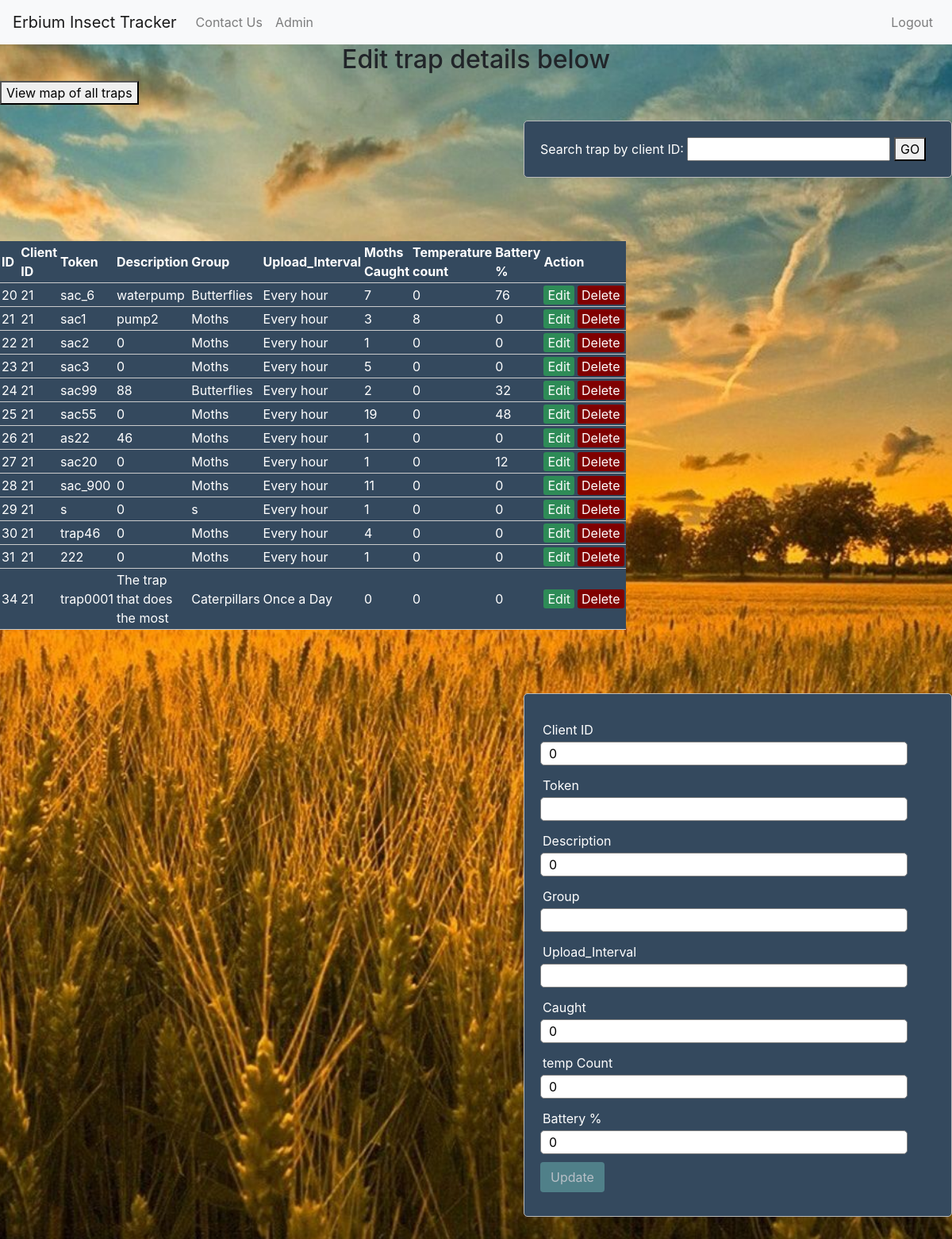
/viewTraps.php, run on the app's committed database.
### tables this page shows
CREATE TABLE IF NOT EXISTS `device` (
  `device_id` int(10) UNSIGNED NOT NULL AUTO_INCREMENT,
  `client_id` int(10) UNSIGNED DEFAULT NULL,
  `token` varchar(45) NOT NULL,
  `description` varchar(45) DEFAULT NULL,
  `trap_group` varchar(45) DEFAULT NULL,
  `Upload_Interval` varchar(45) NOT NULL DEFAULT 'Every Hour',
  `Sensing_Interval` varchar(20) NOT NULL DEFAULT 'Every Hour',
  `caught` int(11) NOT NULL DEFAULT '0',
  `tempCount` int(11) NOT NULL DEFAULT '0',
  `Battery_Percent` int(11) NOT NULL DEFAULT '0',
  `latitude` varchar(40) DEFAULT NULL,
  `longitude` varchar(40) DEFAULT NULL,
  `signal_strength` varchar(12) NOT NULL DEFAULT 'Unavailable',
  `last_updated` varchar(20) NOT NULL DEFAULT 'Unavailable',
  `data_available` varchar(20) NOT NULL DEFAULT 'Unavailable',
  PRIMARY KEY (`device_id`),
  KEY `client_id` (`client_id`)
);

### viewTrapsServer.php (called while the page is built, shortened)
<?php
	$client_id = 0;
	$token = "";
	$description = 0;
	$Upload_Interval = "";
	$caught = 0;
	$tempCount = 0;
	$Battery_Percent = 0;
	$update = false;
?>

### viewTraps.php (the view, shortened to what this page needs)
<?php
include('viewTrapsServer.php');
?>
<!DOCTYPE html>
<html>
<head>
    <link rel="stylesheet" type="text/css" href="style.css">
    <link rel="stylesheet" href="bootstrap-4.0.0-dist/css/bootstrap.min.css">
    <link rel="stylesheet" href="bootstrap-4.0.0-dist/css/bootstrap.min.css">
</head>
<body>
<nav class="navbar navbar-expand-lg navbar-light bg-light">
    <a class="navbar-brand" href="main.html">Erbium Insect Tracker</a>
    <div class="collapse navbar-collapse" id="navbarNav">
        <ul class="navbar-nav">
            <li class="nav-item">
                <a class="nav-link" href="contactus.html">Contact Us</a>
            </li>
            <li class="nav-item">
                <a class="nav-link" href="adminOptions.html">Admin</a>
            </li>
        </ul>
        <ul class="navbar-nav ml-auto">
            <li class="nav-item">
                <a class="nav-link" href="logout.php" id="Out">Logout</a>
            </li>
        </ul>
    </div>
</nav>
    <h2>Edit trap details below</h2>
    <form name="form" action="" method="get">
        Search trap by client ID: <input type="text" name="searchID">
        <button onclick="<?php $temp = $_GET['searchID'];$results = mysqli_query($db, "SELECT * FROM device
          where client_id LIKE '$temp%'"); ?> ">GO</button>
    </form>
<div id="mainDivEdit">
    <button id="mapOfAll">View map of all traps</button>
<table>
	<thead>
		<tr>
			<th>ID</th>
			<th>Client ID</th>
			<th>Token</th>
			<th>Description</th>
			<th>Group</th>
			<th>Upload_Interval</th>
			<th>Moths Caught</th>
			<th>Temperature count</th>
			<th>Battery %</th>
			<th colspan="2">Action</th>
		</tr>
	</thead>
	<?php while ($row = mysqli_fetch_array($results)) { ?>
		<tr>
			<td><?php echo $row['device_id']; ?></td>
			<td><?php echo $row['client_id']; ?></td>
			<td><?php echo $row['token']; ?></td>
			<td><?php echo $row['description']; ?></td>
			<td><?php echo $row['trap_group']; ?></td>
			<td><?php echo $row['Upload_Interval']; ?></td>
			<td><?php echo $row['caught']; ?></td>
			<td><?php echo $row['tempCount']; ?></td>
			<td><?php echo $row['Battery_Percent']; ?></td>
			<td>
				<a href="viewTraps.php?edit=<?php echo $row['device_id']; ?>" class="edit_btn" >Edit</a>
			</td>
			<td>
				<a href="viewTrapsServer.php?del=<?php echo $row['device_id']; ?>" class="del_btn" onclick="return confirm('Are you sure you want to delete this trap?');">Delete</a>
			</td>
		</tr>
	<?php } ?>
</table>
<form method="post" action="viewTrapsServer.php" >
	<div class="input-group">
		<label>Client ID</label>
		<input type="text" required name="client_id" value="<?php echo $client_id; ?>">
	</div>
	<div class="input-group">
		<label>Token</label>
		<input type="text"  required name="token" value="<?php echo $token ; ?>">
	</div>
	<div class="input-group">
		<label>Description</label>
		<input type="text"  required name="description" value="<?php echo $description ; ?>">
	</div>
	<div class="input-group">
		<label>Group</label>
		<input type="text" required  name="type" value="<?php echo $trap_group ; ?>">
	</div>
	<div class="input-group">
		<label>Upload_Interval</label>
		<input type="text" required  name="Upload_Interval" value="<?php echo $Upload_Interval ; ?>">
	</div>
	<div class="input-group">
		<label>Caught</label>
		<input type="text" required  name="caught" value="<?php echo $caught ; ?>">
	</div>
	<div class="input-group">
		<label>temp Count</label>
		<input type="text" required  name="tempCount" value="<?php echo $tempCount ; ?>">
	</div>
	<div class="input-group">
		<label>Battery %</label>
		<input type="text" required  name="Battery_Percent" value="<?php echo $Battery_Percent ; ?>">
	</div>
	<div class="input-group">
		<?php if ($update == true): ?>
			<button class="btn" type="submit" name="update" style="background: #556B2F;" >Update</button>
		<?php else: ?>
			<button class="btn" type="submit" disabled name="save" >Update</button>
		<?php endif ?>
	</div>
</form>
</div>
</body>
</html>

### style.css (style rules this page uses)
body { font-size: 19px; background: url("background.jpg") no-repeat center center fixed; -webkit-background-size: cover; -moz-background-size: cover; -o-background-size: cover; background-size: cover; }
table { float:left; width: 50%; margin: 30px auto; border-collapse: collapse; text-align: left; background-color: #34495e; color:white; }
#mainDivEdit { height:600px; }
tr { border-bottom: 1px solid #cbcbcb; }
th, td { border: none; height: 30px; padding: 2px; }
form { float:right; width: 45%; margin: 50px auto; text-align: left; padding: 20px; border: 1px solid #bbbbbb; border-radius: 5px; background-color: #34495e; color:white; }
.input-group { margin: 10px 0px 10px 0px; }
.input-group label { display: block; text-align: left; margin: 3px; }
.input-group input { height: 30px; width: 93%; padding: 5px 10px; font-size: 16px; border-radius: 5px; border: 1px solid gray; }
.btn { padding: 10px; font-size: 15px; color: white; background: #5F9EA0; border: none; border-radius: 5px; }
.edit_btn { text-decoration: none; padding: 2px 5px; background: #2E8B57; color: white; border-radius: 3px; }
.del_btn { text-decoration: none; padding: 2px 5px; color: white; border-radius: 3px; background: #800000; }
h2 { text-align:center; }

### data on the page
device: device_id "20", client "21", token "sac_6", description "waterpump", trap_group "Butterflies", Upload_Interval "Every hour", caught "7", tempCount "0", Battery_Percent "76"
device: device_id "21", client "21", token "sac1", description "pump2", trap_group "Moths", Upload_Interval "Every hour", caught "3", tempCount "8", Battery_Percent "0"
device: device_id "22", client "21", token "sac2", description "0", trap_group "Moths", Upload_Interval "Every hour", caught "1", tempCount "0", Battery_Percent "0"
device: device_id "23", client "21", token "sac3", description "0", trap_group "Moths", Upload_Interval "Every hour", caught "5", tempCount "0", Battery_Percent "0"
device: device_id "24", client "21", token "sac99", description "88", trap_group "Butterflies", Upload_Interval "Every hour", caught "2", tempCount "0", Battery_Percent "32"
device: device_id "25", client "21", token "sac55", description "0", trap_group "Moths", Upload_Interval "Every hour", caught "19", tempCount "0", Battery_Percent "48"
device: device_id "26", client "21", token "as22", description "46", trap_group "Moths", Upload_Interval "Every hour", caught "1", tempCount "0", Battery_Percent "0"
device: device_id "27", client "21", token "sac20", description "0", trap_group "Moths", Upload_Interval "Every hour", caught "1", tempCount "0", Battery_Percent "12"
device: device_id "28", client "21", token "sac_900", description "0", trap_group "Moths", Upload_Interval "Every hour", caught "11", tempCount "0", Battery_Percent "0"
device: device_id "29", client "21", token "s", description "0", trap_group "s", Upload_Interval "Every hour", caught "1", tempCount "0", Battery_Percent "0"
device: device_id "30", client "21", token "trap46", description "0", trap_group "Moths", Upload_Interval "Every hour", caught "4", tempCount "0", Battery_Percent "0"
device: device_id "31", client "21", token "222", description "0", trap_group "Moths", Upload_Interval "Every hour", caught "1", tempCount "0", Battery_Percent "0"
device: device_id "34", client "21", token "trap0001", description "The trap that does the most", trap_group "Caterpillars", Upload_Interval "Once a Day", caught "0", tempCount "0", Battery_Percent "0"
